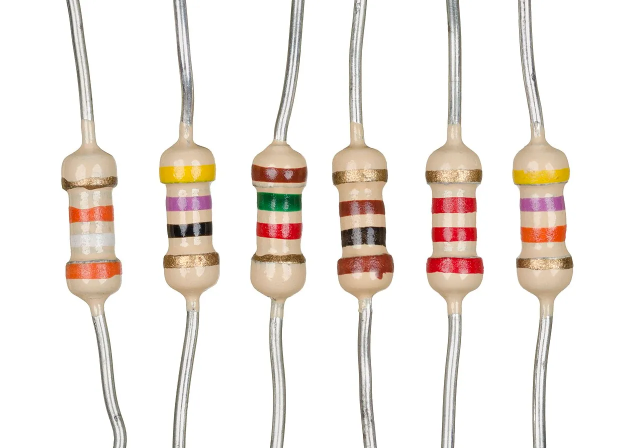
#> input picture Assignment/data/RESISTORS/RESISTORS-1.png, 1280 x 896 px (shown at 1/2 size)
$ jupyter execute A1Part1-Copy2.ipynb
#> lines starting #> are read from the running program, lines starting #| are printed output that depends on the picture; after the words box and inside, x2 and y2 are one past the last pixel; in counts of white or black regions, pixels touching at a corner belong together
[cell 1]
import cv2
import numpy as np
import matplotlib
from PIL import Image
from collections import Counter

# Getting the versions of the imported libraries
versions = {
    "OpenCV": cv2.__version__,
    "NumPy": np.__version__,
    "Matplotlib": matplotlib.__version__,
    "PIL": Image.__version__,
    "collections": "built-in"  # 'collections' is a built-in module, so it doesn't have a version like this
}

versions

## Part 1

[cell 2]
reg_path = "Assignment/data/RESISTORS/"
img_path = reg_path+'RESISTORS-1.png'
img = Image.open(img_path)
#> img is the input picture: PIL image 1280x896 RGBA; mean R, G, B, A 240.2, 234.2, 229.2, 255

[cell 3]
# Define a function to separate each resistor
def separate_resistors(image):
    width, height = image.size
    pixels = image.load()
    gap_threshold = height * 0.9
    white_threshold = 250
    gap_indices = []
    for x in range(width):
        white_count = sum(1 for y in range(height) if pixels[x, y] >= (white_threshold, white_threshold, white_threshold))
        if white_count > gap_threshold:
            gap_indices.append(x)
    resistor_bounds = []
    start_x = 0
    for gap_x in gap_indices:
        end_x = gap_x
        if end_x - start_x > 1:
            resistor_bounds.append((start_x, 0, end_x, height))
        start_x = gap_x + 1
    if start_x < width:
        resistor_bounds.append((start_x, 0, width, height))
    resistor_images = [image.crop(bounds) for bounds in resistor_bounds]
    return resistor_images

[cell 4]
resistor_imgs = separate_resistors(img)
#> after the loop in separate_resistors, `for x in range(width):`: gap_indices = 639 values from 0 to 1279
#> the loop in separate_resistors, `for gap_x in gap_indices:` made 639 passes
#> end_x on passes 1 to 3: 0, 1, 2
#> after the loop in separate_resistors, `for gap_x in gap_indices:`: resistor_bounds = [(131, 0, 244, 896), (328, 0, 432, 896), (504, 0, 612, 896), (674, 0, 776, 896), (854, 0, 962, 896), (1033, 0, 1139, 896)]
#> in separate_resistors, `resistor_images = [image.crop(bounds) for bounds in resistor_bounds]`: resistor_images = 6 items
#> resistor_imgs = 6 items
# Save separated resistor photos
separated_img_paths = []
for i, resistor_img in enumerate(resistor_imgs):
    path = f'resistor_{i}.png'
    resistor_img.save(path)
    separated_img_paths.append(path)
#> this loop made 6 passes
#> path on passes 1 to 6: 'resistor_0.png', 'resistor_1.png', 'resistor_2.png', 'resistor_3.png', 'resistor_4.png', 'resistor_5.png'
#> pass 1, `resistor_img.save(path)`:
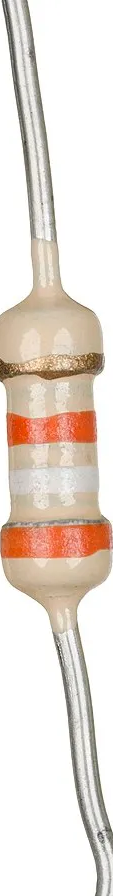
#> saved as resistor_0.png: PIL image 113x896 RGBA; mean R, G, B, A 231, 219.9, 211.1, 255
#> pass 2, `resistor_img.save(path)`:
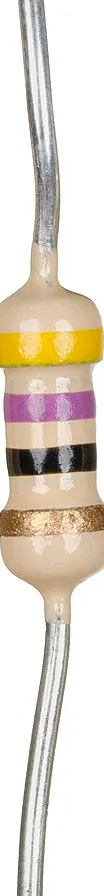
#> saved as resistor_1.png: PIL image 104x896 RGBA; mean R, G, B, A 225.2, 216, 204, 255
#> after the loop, separated_img_paths = ['resistor_0.png', 'resistor_1.png', 'resistor_2.png', 'resistor_3.png', 'resistor_4.png', 'resistor_5.png']
separated_img_paths
#> Out has the same summary as separated_img_paths

[cell 5]
def remove_resistor_backgroud(image_path, output_path):
    image = Image.open(image_path)
    # Convert to RGBA
    image = image.convert('RGBA')
    # Convert the image to numpy array
    data = np.array(image)
    white_threshold = 240
    # Create a mask where white is set to True and the rest to False
    white_areas = (data[:,:,0] > white_threshold) \
                  & (data[:,:,1] > white_threshold) \
                  & (data[:,:,2] > white_threshold)
    # Set the alpha channel to 0 for all white areas (making them transparent)
    data[white_areas, -1] = 0
    # Convert the numpy array back to an image
    image_no_white = Image.fromarray(data)
    # Save the image without white background
    image_no_white.save(output_path)

[cell 6]
for i in range(len(resistor_imgs)):
    image_path = f'resistor_{i}.png'
#> image_path = 'resistor_0.png'
    output_path = f'RESISTORS_{i}_no_white.png'
#> output_path = 'RESISTORS_0_no_white.png'
    remove_resistor_backgroud(image_path, output_path)
#> in remove_resistor_backgroud, `white_areas = (data[:,:,0] > white_threshold) \ & (data[:,:,1] > white..`:
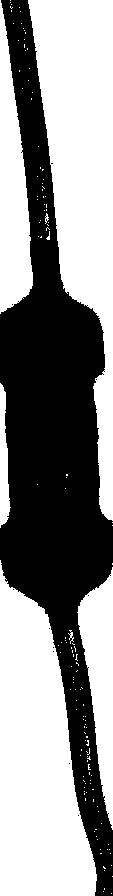
#> white_areas: shape (896, 113) bool; 56.1% white; 11 black regions (10 under 20 px), largest, box (x1, y1, x2, y2) and area: (0, 0, 113, 896) 44396

[cell 7]
def transparent_to_pink(input_path, output_path, fill_color=(255, 255, 255)):
    image = Image.open(input_path)
    width, height = image.size

    rows_to_keep = []

    for y in range(height):
        row = [image.getpixel((x, y)) for x in range(width)]
        new_row = []

        for pixel in row:
            if pixel[3] >= (255 / 2):
                new_row.append(pixel[:3])
            else:
                new_row.append(fill_color)

        if any(pixel[3] >= (255 / 2) for pixel in row):
            rows_to_keep.append(new_row)

    new_height = len(rows_to_keep)
    new_image = Image.new('RGB', (width, new_height))

    for y, row in enumerate(rows_to_keep):
        for x, pixel in enumerate(row):
            new_image.putpixel((x, y), pixel)

    new_image.save(output_path, 'JPEG')

[cell 8]
def remove_wire(input_path, output_path, target_color=(255, 192, 203), threshold=0.5):
    # Load the original image
    image = Image.open(input_path)
    width, height = image.size
    rows_to_keep = []
    for y in range(height):
        row = [image.getpixel((x, y)) for x in range(width)]  # Get entire row of pixels
        target_color_count = sum(1 for pixel in row if pixel[:3] == target_color)

        # Keep the row if target color pixels are less than the threshold percentage of the row
        if target_color_count < width * threshold:
            rows_to_keep.append(row)

    new_height = len(rows_to_keep)
    new_image = Image.new('RGB', (width, new_height))  # Use 'RGB' mode as JPEG does not support transparency

    for y, row in enumerate(rows_to_keep):
        for x, pixel in enumerate(row):
            new_image.putpixel((x, y), (pixel[0], pixel[1], pixel[2]))

    new_image.save(output_path, 'JPEG')

[cell 9]
for i in range(len(resistor_imgs)):
    image_path = f'RESISTORS_{i}_no_white.png'
#> image_path = 'RESISTORS_0_no_white.png'
    output_path = f'RESISTORS_{i}_transparent_horizontal.jpg'
#> output_path = 'RESISTORS_0_transparent_horizontal.jpg'
    transparent_to_pink(image_path, output_path, fill_color=(255, 192, 203))
#> after the loop in transparent_to_pink, `for y in range(height):`: rows_to_keep = 896 items
#> in transparent_to_pink, `new_height = len(rows_to_keep)`: new_height = 896
#> in transparent_to_pink, `new_image = Image.new('RGB', (width, new_height))`: new_image: PIL image 113x896 RGB; every value is 0
#> after the loop in transparent_to_pink, `for y, row in enumerate(rows_to_keep):`:
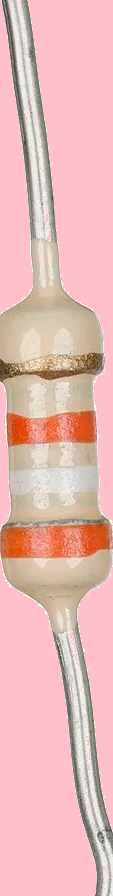
#> new_image: PIL image 113x896 RGB; mean R, G, B 231.1, 184.7, 182.3
    remove_wire(output_path, output_path)
#> the loop in remove_wire, `for y in range(height):` made 896 passes
#> after the loop in remove_wire, `for y in range(height):`: rows_to_keep = 896 items
#> in remove_wire, `new_height = len(rows_to_keep)`: new_height = 896

[cell 10]
# Self_defined color boundaries
color_boundaries = {
    'black': ([0, 0, 0], [180, 255, 70]),
    'brown': ([1, 100, 100], [12, 255, 170]),
    'red': ([80, 150, 100], [200, 255, 255]),
    'orange': ([5, 100, 160], [15, 255, 255]),
    'yellow': ([17, 100, 180], [25, 255, 255]),
    'green': ([35, 100, 0], [85, 255, 255]),
    'blue': ([85, 100, 100], [135, 255, 255]),
    'violet': ([100, 80, 80], [160, 255, 255]),
    # 'grey': ([0, 0, 40], [180, 50, 80]),
    'white': ([0, 0, 200], [180, 20, 255]),
    'gold': ([12, 100, 100], [20, 200, 240]), #没问题
    # 'gold': ([11, 60, 100], [30, 255, 180]),
    # 'silver': ([0, 0, 50], [180, 15, 255])
}

[cell 11]
def get_hsv_list(image_path, num_lines=5):
    image = cv2.imread(image_path)
    hsv = cv2.cvtColor(image, cv2.COLOR_BGR2HSV)

    def extract_hsv_values(hsv_image, line_position):
        return hsv_image[:, line_position, :]

    width = hsv.shape[1]
    line_positions = [width * i // num_lines for i in range(num_lines)]
    hsv_lists = []

    for position in line_positions:
        hsv_values = extract_hsv_values(hsv, position)
        hsv_list = [tuple(hsv_values[i]) for i in range(hsv_values.shape[0])]
        hsv_lists.append(hsv_list)
    return hsv_lists
def identify_color(hsv_value, color_boundaries):
    for color, (lower, upper) in color_boundaries.items():
        if all(lower[i] <= hsv_value[i] <= upper[i] for i in range(3)):
            return color
    return 'undefined'
def hsv_lists_to_colour(hsv_list1, hsv_list2, hsv_list3):
    color_names = []
    for hsv1, hsv2, hsv3 in zip(hsv_list1, hsv_list2, hsv_list3):
        color1 = identify_color(hsv1, color_boundaries)
        color2 = identify_color(hsv2, color_boundaries)
        color3 = identify_color(hsv3, color_boundaries)
        if color1 == color2 or color1 == color3 or color2 == color3:
            if color1 != 'undefined':
                color_names.append(color1)
            elif color2 != 'undefined':
                color_names.append(color2)
            elif color3 != 'undefined':
                color_names.append(color3)
    return color_names

def colour_filters(colors):
    # [24 lines left out: function convert_list_to_format, not called in this run]

    # print(convert_list_to_format(colors))
    color_counts = Counter(colors)
    top_colors = [color for color, count in color_counts.most_common(4) if count > 2]
    # print(top_colors)
    filtered_colors = []
    for color in colors:
        if color in top_colors:
            filtered_colors.append(color)
    return filtered_colors
def extract_unique_colors(color_list):
    def remove_elements_with_few_occurrences(lst):
        if not lst:
            return []

        new_list = []
        count = 1
        prev_element = lst[0]

        for element in lst[1:] + [None]:
            if element == prev_element:
                count += 1
            else:
                if count > 2:
                    new_list.extend([prev_element] * count)
                count = 1
            prev_element = element

        return new_list
    color_list = remove_elements_with_few_occurrences(color_list)
    uniq = []
    times_l = []
    curr = color_list[0]
    times = 0
    for i in color_list:
        if i == curr:
            times+=1
        else:
            uniq.append(curr)
            times_l.append(times)
            curr = i
            times = 1
    uniq.append(curr)
    times_l.append(times)
    # [18 lines left out: functions find_max_position, closest_number, not called in this run]
    if len(uniq) == 4:
        return uniq
    elif len(uniq)==3:
        pos = find_max_position(times_l)
        color = uniq[pos]
        uniq.insert(pos,color)
        return uniq
    elif len(uniq) == 2:
        ratio = float(times_l[0])/float(times_l[1])
        close_number = closest_number(ratio)
        if close_number == 1:
            uniq.insert(-1,uniq[-1])
            uniq.insert(-1,uniq[-1])
        elif close_number == 2:
            uniq.insert(0, uniq[0])
            uniq.insert(-1, uniq[-1])
        elif close_number == 3:
            uniq.insert(0, uniq[0])
            uniq.insert(0, uniq[0])
        return uniq
    elif len(uniq) == 1:
        uniq.insert(0,uniq[0])
        uniq.insert(0,uniq[0])
        uniq.insert(0,uniq[0])
        return uniq
    else:
        return uniq[:4]

[cell 12]
bands = []
for i in range(len(resistor_imgs)):
    image_path = f'RESISTORS_{i}_transparent_horizontal.jpg'
    hsv_list = get_hsv_list(image_path)
#> in get_hsv_list, `hsv = cv2.cvtColor(image, cv2.COLOR_BGR2HSV)`: hsv: shape (896, 113, 3); mean H, S, V 104.7, 60.2, 230.8
#> the loop in get_hsv_list, `for position in line_positions:` made 5 passes
#> position on passes 2 to 5: 22, 45, 67, 90
    color_names = hsv_lists_to_colour(hsv_list[1],hsv_list[2],hsv_list[3])
#> the loop in hsv_lists_to_colour, `for hsv1, hsv2, hsv3 in zip(hsv_list1, hsv_list2, hsv_list3):` made 896 passes
#> (hsv1, hsv2) on passes 1 to 3: ((36, 7, 173), (173, 64, 255)), ((36, 8, 166), (173, 64, 255)), ((36, 8, 168), (173, 64, 255))
    filtered_colors = colour_filters(color_names)
    bands.append(extract_unique_colors(filtered_colors))

[cell 13]
def calculate_resistor_value(colors):
    color_code = {
        "black": 0, "brown": 1, "red": 2, "orange": 3, "yellow": 4,
        "green": 5, "blue": 6, "violet": 7, "gray": 8, "white": 9,
        "gold": -1, "silver": -2
    }

    if len(colors) != 4:
        return "Invalid number of color bands"

    first_digit = color_code[colors[0].lower()]
    second_digit = color_code[colors[1].lower()]


    multiplier = 10 ** color_code[colors[2].lower()]
    resistor_value = (first_digit * 10 + second_digit) * multiplier

    return resistor_value
for i in range(len(bands)):
    print(bands[i])
    print(calculate_resistor_value(bands[i]))
#> this loop made 6 passes
#| ['white', 'gold', 'orange', 'white']
#| 89000
#| ['white', 'yellow', 'white', 'violet']
#| 94000000000
#| ['white', 'brown', 'green', 'red']
#| 9100000
#| ['white', 'brown', 'black', 'brown']
#| 91
#| ['white', 'gold', 'red', 'white']
#| 8900
#> (further printed lines are left out)
